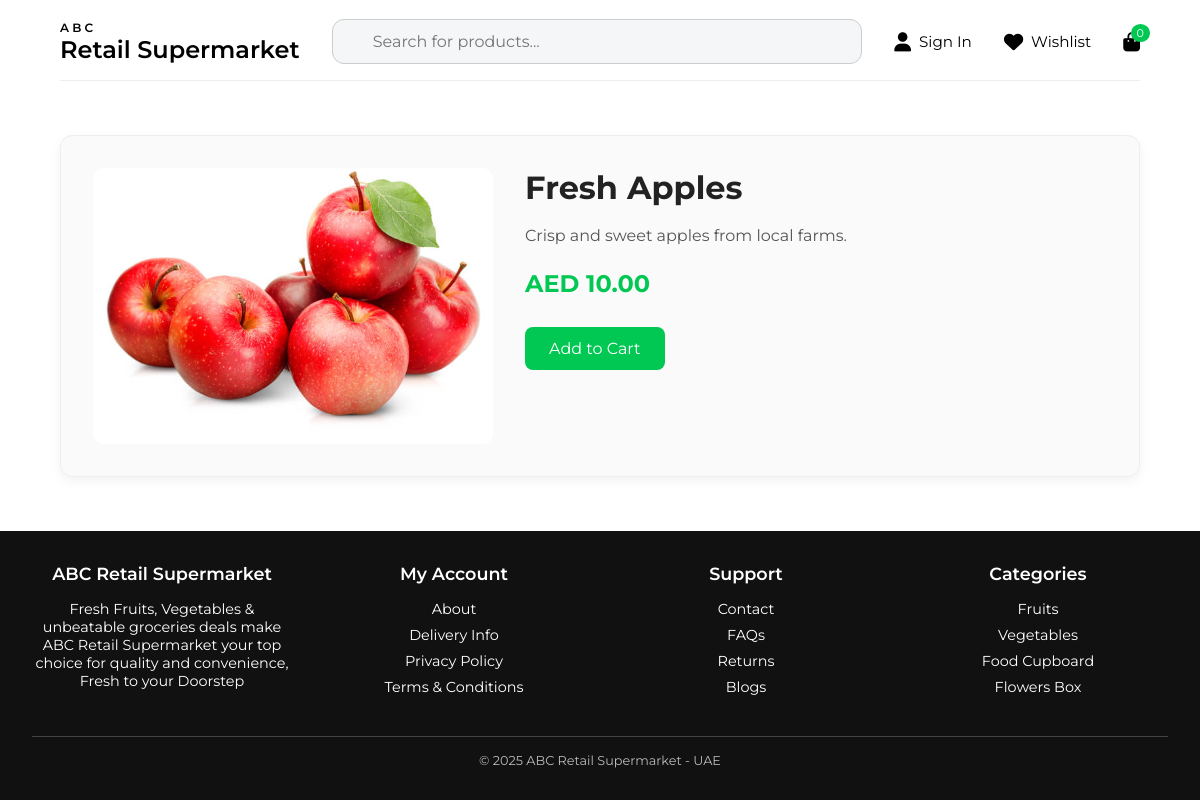
Screenshot of /product.php?id=1 with the database file from the repository.
### tables this page shows
CREATE TABLE `products` (
  `id` int(11) NOT NULL,
  `name` varchar(255) NOT NULL,
  `description` text DEFAULT NULL,
  `price` decimal(10,2) NOT NULL,
  `image` varchar(255) NOT NULL,
  `category` varchar(50) NOT NULL,
  `category_id` int(11) NOT NULL
);

### php/functions.php (called while the page is built, shortened)
<?php
function isLoggedIn() {
  return isset($_SESSION['user_id']);
}
function cartItemCount() {
  if (!isset($_SESSION['cart'])) return 0;
  return array_sum($_SESSION['cart']);
}
?>

### product.php (the view, shortened to what this page needs)
<?php
include 'php/db.php';
include 'php/functions.php';
$id = intval($_GET['id']);
$stmt = $pdo->prepare('SELECT * FROM products WHERE id = ?');
$stmt->execute([$id]);
$product = $stmt->fetch();
?>
<!DOCTYPE html>
<html lang="en">
<head>
<link rel="stylesheet" href="css/styles.css" />
  <link rel="stylesheet" href="https://cdnjs.cloudflare.com/ajax/libs/font-awesome/6.4.0/css/all.min.css" />
</head>
<body>
<header class="container">
  <div class="logo">
    <span>ABC</span>
    <a href="index.php">Retail Supermarket</a>
  </div>
  <div class="search-bar" style="position: relative; flex-grow: 1; margin: 0 2rem;">
    <form id="search-form" action="search.php" method="GET" style="width: 100%;" autocomplete="off">
      <input type="text" id="search-input" name="query" placeholder="Search for products..." required />
    </form>
  </div>
  <div class="header-icons">
    <?php if (!isLoggedIn()): ?>
      <a href="login.php"><i class="fas fa-user"></i> Sign In</a>
    <?php else: ?>
      <span>Hi, <?php echo htmlspecialchars($_SESSION['username']); ?></span>
      <a href="logout.php"><i class="fas fa-sign-out-alt"></i> Logout</a>
    <?php endif; ?>
    <a href="wishlist.php"><i class="fas fa-heart"></i> Wishlist</a>
    <a href="cart.php" class="cart-icon">
      <i class="fas fa-shopping-bag"></i>
      <span class="cart-badge"><?php echo cartItemCount(); ?></span>
    </a>
  </div>
</header>
<main class="container">
  <div class="product-detail">
    <img src="images/<?php echo htmlspecialchars($product['image']); ?>" alt="<?php echo htmlspecialchars($product['name']); ?>" />
    <div>
      <h2><?php echo htmlspecialchars($product['name']); ?></h2>
      <p><?php echo nl2br(htmlspecialchars($product['description'])); ?></p>
      <p class="price">AED <?php echo number_format($product['price'], 2); ?></p>
      <form class="add-to-cart-form">
  <button type="submit" name="add_to_cart">Add to Cart</button>
</form>
    </div>
  </div>
</main>
<footer>
  <div class="footer-container">
    <div class="footer-column">
      <h4>ABC Retail Supermarket</h4>
      <p>Fresh Fruits, Vegetables & unbeatable groceries deals make ABC Retail Supermarket your top choice for quality and convenience, Fresh to your Doorstep</p>
    </div>
    <div class="footer-column">
      <h4>My Account</h4>
      <ul>
        <li><a href="#">About</a></li>
        <li><a href="#">Delivery Info</a></li>
        <li><a href="#">Privacy Policy</a></li>
        <li><a href="#">Terms & Conditions</a></li>
      </ul>
    </div>
    <div class="footer-column">
      <h4>Support</h4>
      <ul>
        <li><a href="#">Contact</a></li>
        <li><a href="#">FAQs</a></li>
        <li><a href="#">Returns</a></li>
        <li><a href="#">Blogs</a></li>
      </ul>
    </div>
    <div class="footer-column">
      <h4>Categories</h4>
      <ul>
        <li><a href="#">Fruits</a></li>
        <li><a href="#">Vegetables</a></li>
        <li><a href="#">Food Cupboard</a></li>
        <li><a href="#">Flowers Box</a></li>
      </ul>
    </div>
  </div>
  <div class="footer-bottom">
    <p>&copy; 2025 ABC Retail Supermarket - UAE</strong></p>
  </div>
</footer>
</body>
</html>

### css/styles.css (style rules this page uses)
* { box-sizing: border-box; margin: 0; padding: 0; font-family: 'Montserrat', sans-serif; }
body { background-color: #fff; color: #4a4a4a; min-height: 100vh; display: flex; flex-direction: column; }
.container { width: 90%; max-width: 1200px; margin: auto; }
header { background: #244126; color: white; padding: 1rem 2rem; display: flex; justify-content: space-between; align-items: center; }
footer { background: #244126; color: white; text-align: center; padding: 1rem 2rem; margin-top: auto; font-size: 0.9rem; }

### product.php (style rules this page uses)
* { box-sizing: border-box; margin: 0; padding: 0; font-family: 'Montserrat', sans-serif; }
body { background-color: #fff; color: #4a4a4a; min-height: 100vh; display: flex; flex-direction: column; }
.container { width: 90%; max-width: 1400px; margin: auto; }
.product-detail { display: flex; flex-wrap: wrap; gap: 2rem; margin: 3rem auto; align-items: flex-start; border: 1px solid #eee; border-radius: 12px; padding: 2rem; background-color: #fafafa; box-shadow: 0 4px 12px rgba(0, 0, 0, 0.05); }
.product-detail img { width: 100%; max-width: 400px; border-radius: 10px; object-fit: cover; flex: 1 1 350px; background: #fff; }
.product-detail > div { flex: 1 1 400px; }
.product-detail h2 { font-size: 2rem; margin-bottom: 1rem; color: #222; }
.product-detail p { line-height: 1.6; margin-bottom: 1rem; color: #555; }
.product-detail .price { font-size: 1.5rem; color: #00c853; font-weight: bold; margin-bottom: 1.5rem; }
.product-detail form button { padding: 0.75rem 1.5rem; font-size: 1rem; background-color: #00c853; color: white; border: none; border-radius: 8px; cursor: pointer; transition: background-color 0.3s ease; }
header { background: #fff; color: #000; padding: 1rem 0; display: flex; align-items: center; justify-content: space-between; border-bottom: 1px solid #eee; }
.logo { font-weight: 600; text-align: left; }
.logo span { display: block; font-size: 0.75rem; letter-spacing: 0.2rem; }
.logo a { text-decoration: none; color: #000; font-size: 1.5rem; }
.search-bar { flex-grow: 1; margin: 0 2rem; display: flex; align-items: center; }
.search-bar input { width: 100%; padding: 0.75rem 1rem 0.75rem 2.5rem; border-radius: 12px; border: 1px solid #ccc; background-color: #f5f6f7; font-size: 1rem; background-image: url('https://cdn-icons-png.flaticon.com/512/622/622669.png'); background-size: 16px; background-repeat: no-repeat; background-position: 10px center; }
.header-icons { display: flex; align-items: center; gap: 2rem; font-size: 0.95rem; }
.header-icons a { color: #000; text-decoration: none; display: flex; align-items: center; gap: 0.5rem; }
.header-icons a i { font-size: 1.2rem; }
.cart-icon { position: relative; }
.cart-badge { position: absolute; top: -8px; right: -10px; background: #00c853; color: white; border-radius: 50%; font-size: 0.7rem; padding: 2px 6px; }
footer { background: #111; color: #fff; font-size: 0.9rem; padding: 2rem; margin-top: auto; }
footer .footer-container { display: flex; flex-wrap: wrap; justify-content: space-between; gap: 2rem; max-width: 1400px; margin: auto; }
footer .footer-column { flex: 1 1 200px; }
footer .footer-column h4 { margin-bottom: 1rem; font-size: 1.1rem; font-weight: 600; }
footer .footer-column ul { list-style: none; }
footer .footer-column ul li { margin-bottom: 0.5rem; }
footer .footer-column ul li a { color: #fff; text-decoration: none; }
.footer-bottom { text-align: center; margin-top: 2rem; border-top: 1px solid #444; padding-top: 1rem; font-size: 0.8rem; color: #bbb; }

### rows the page displays
products: image (picture), name "Fresh Apples", description "Crisp and sweet apples from local farms.", price "10.00"

### other values shown
cartItemCount() "0"
